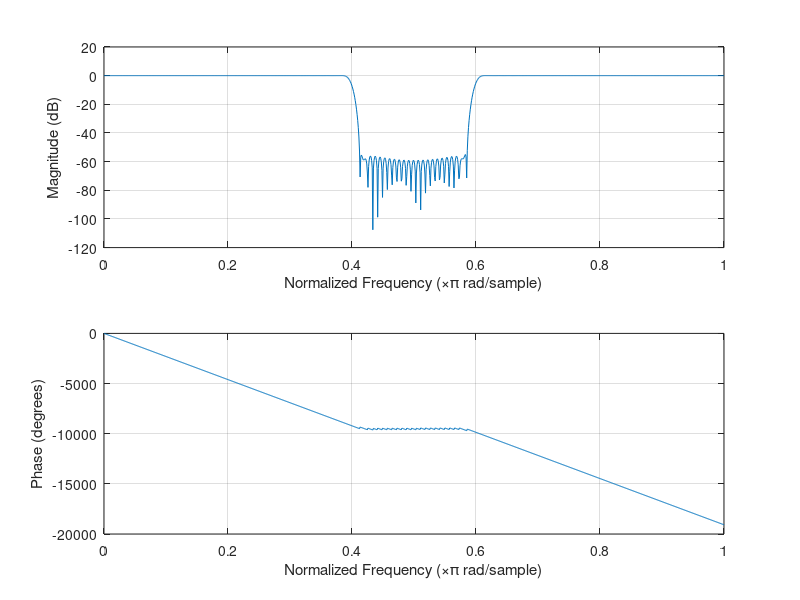

MATLAB code for this plot:
%packages
pkg load signal;

%clear
clc;
clear all;

Fs = 8.5;
Ts = (1/Fs);
Ns = 512;
dt = [0:Ts:Ts*(Ns-1)];

f1 = 7;
f2 = 7.5;
f3 = 9.5;
f4 = 10;

x = sin(2*pi*f1*dt) + sin(2*pi*f2*dt) + sin(2*pi*f3*dt) + sin(2*pi*f4*dt);

plot(dt,x);
grid on;
N = 256;
W = [0.4 0.6];

b = fir1(N,W,'low');

a = 1;
freqz(b,a);




%nfft = length(y);
%nfft2 = 2.^nextpow2(nfft);
%
%fy = fft(y,nfft2);
%fy= fy(1:nfft2/2);
%
%xfft=Fs.*(0:nfft2/2-1)/nfft2;
%
%cut_off=1.5e3/Fs/2;
%order=256;
%
%h=fir1(order,cut_off,'low');
%
%con = conv(y,h);
%figure;
%plot(con);
